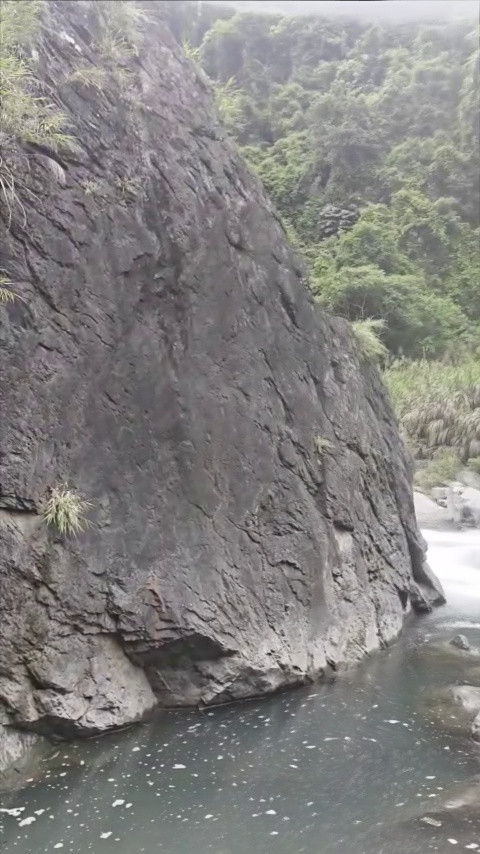
#> input picture clean_bg_panorama.jpg, 480 x 854 px, given in place of 6.mp4, which was not available
$ jupyter execute naive_threshold_ver_ephemeral.ipynb   (older library calls are emulated)   (text cells are left out)
#> lines starting #> are read from the running program, lines starting #| are printed output that depends on the picture; after the words box and inside, x2 and y2 are one past the last pixel; in counts of white or black regions, pixels touching at a corner belong together; pictures that were not available may be replaced by others from this repository, and a replacement may not be noted
[cell 1]
import cv2
import numpy as np
import matplotlib.pyplot as plt
import os
from tqdm import tqdm

# 設定 matplotlib 顯示大小
plt.rcParams['figure.figsize'] = [18, 12]

[cell 2]
def get_coarse_fog_mask(image_bgr,
                        patch_size=15,
                        thresh_var=0.015,
                        thresh_sat=0.1,
                        thresh_grad=0.15,
                        thresh_val=0.5):  # 🌟 新增明度閾值參數
    # 1. 影像預處理
    gray = cv2.cvtColor(image_bgr, cv2.COLOR_BGR2GRAY).astype(np.float32) / 255.0

    # 特徵一：對比度特徵 (Contrast)
    mean_of_sq = cv2.blur(gray**2, (patch_size, patch_size))
    sq_of_mean = cv2.blur(gray, (patch_size, patch_size))**2
    variance = np.clip(mean_of_sq - sq_of_mean, 0, None)
    mask_contrast = variance < thresh_var

    # 特徵二 & 新增的特徵四：飽和度 (Saturation) 與 明度 (Value)
    hsv = cv2.cvtColor(image_bgr, cv2.COLOR_BGR2HSV)
    sat = hsv[:, :, 1].astype(np.float32) / 255.0
    mask_sat = sat < thresh_sat

    val = hsv[:, :, 2].astype(np.float32) / 255.0
    mask_bright = val > thresh_val  # 🌟 新增：亮度必須大於閾值

    # 特徵三：梯度特徵 (Gradient)
    sobelx = cv2.Sobel(gray, cv2.CV_64F, 1, 0, ksize=3)
    sobely = cv2.Sobel(gray, cv2.CV_64F, 0, 1, ksize=3)
    grad_mag = np.sqrt(sobelx**2 + sobely**2)
    mask_grad = grad_mag < thresh_grad

    # 決策：投票機制 (符合兩項以上)
    votes = mask_contrast.astype(np.uint8) + \
            mask_sat.astype(np.uint8) + \
            mask_grad.astype(np.uint8)

    # 🌟 關鍵修改：得票數 >= 2，【且】亮度必須夠高
    coarse_mask = ((votes >= 2) & mask_bright).astype(np.uint8) * 255

    # 形態學操作去噪
    kernel = np.ones((5, 5), np.uint8)
    coarse_mask = cv2.morphologyEx(coarse_mask, cv2.MORPH_OPEN, kernel)
    coarse_mask = cv2.morphologyEx(coarse_mask, cv2.MORPH_CLOSE, kernel)

    # 🌟 更新 debug 字典，加入 brightness
    debug_masks = {
        'contrast': (mask_contrast.astype(np.uint8) * 255),
        'saturation': (mask_sat.astype(np.uint8) * 255),
        'gradient': (mask_grad.astype(np.uint8) * 255),
        'brightness': (mask_bright.astype(np.uint8) * 255), # <--- 這裡加進去
        'votes_map': (votes * 85).astype(np.uint8)
    }

    return coarse_mask, debug_masks

[cell 3]
def align_video_sequential(video_path, start_frame, end_frame):
#> called with video_path = './data/foggy_vid/6.mp4', start_frame = 0, end_frame = 0
    cap = cv2.VideoCapture(video_path)
    cap.set(cv2.CAP_PROP_POS_FRAMES, start_frame)

    ret, frame_prev = cap.read()
#> frame_prev is the input picture: shape (854, 480, 3); mean B, G, R 128.9, 130.4, 131.8
    if not ret: return None, None, None

    h, w = frame_prev.shape[:2]

    mask_prev, _ = get_coarse_fog_mask(frame_prev)
#> in get_coarse_fog_mask, `mean_of_sq = cv2.blur(gray**2, (patch_size, patch_size))`:
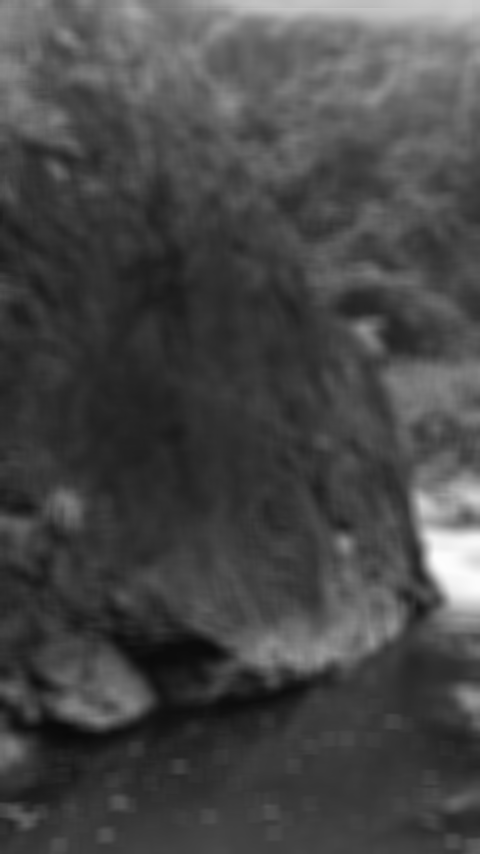
#> mean_of_sq: shape (854, 480) float32; min 0.0382, max 0.993, mean 0.281
#> in get_coarse_fog_mask, `mask_contrast = variance < thresh_var`:
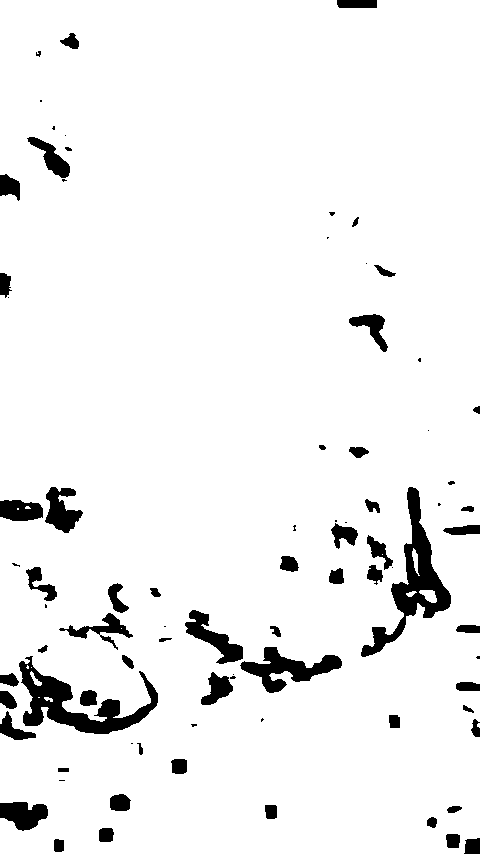
#> mask_contrast: shape (854, 480) bool; 94.3% white; 83 black regions (25 under 20 px), largest, box (x1, y1, x2, y2) and area: (361, 487, 451, 657) 3715, (19, 656, 158, 734) 3635, (240, 647, 342, 693) 1866
#> in get_coarse_fog_mask, `sobely = cv2.Sobel(gray, cv2.CV_64F, 0, 1, ksize=3)`:
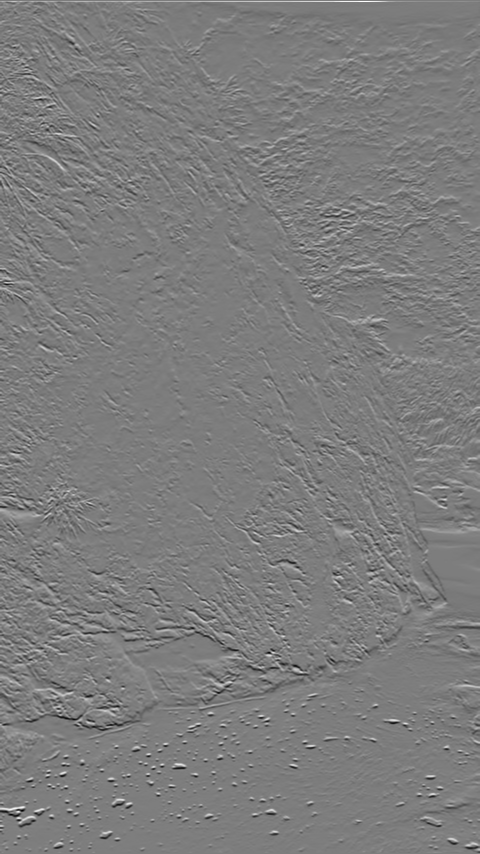
#> sobely: shape (854, 480) float64; min -2.39, max 2.48, mean -0.00175; drawn with min black and max white
#> in get_coarse_fog_mask, `grad_mag = np.sqrt(sobelx**2 + sobely**2)`:
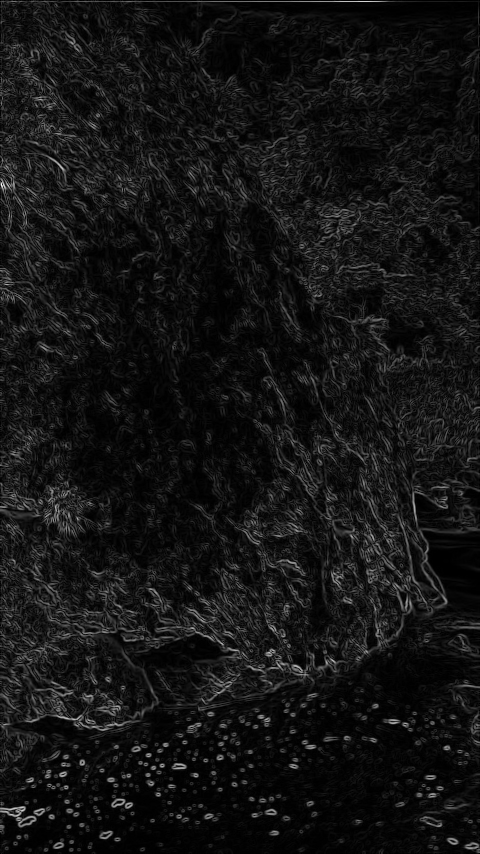
#> grad_mag: shape (854, 480) float64; min 0, max 2.96, mean 0.237; drawn with min black and max white
#> in get_coarse_fog_mask, `mask_grad = grad_mag < thresh_grad`:
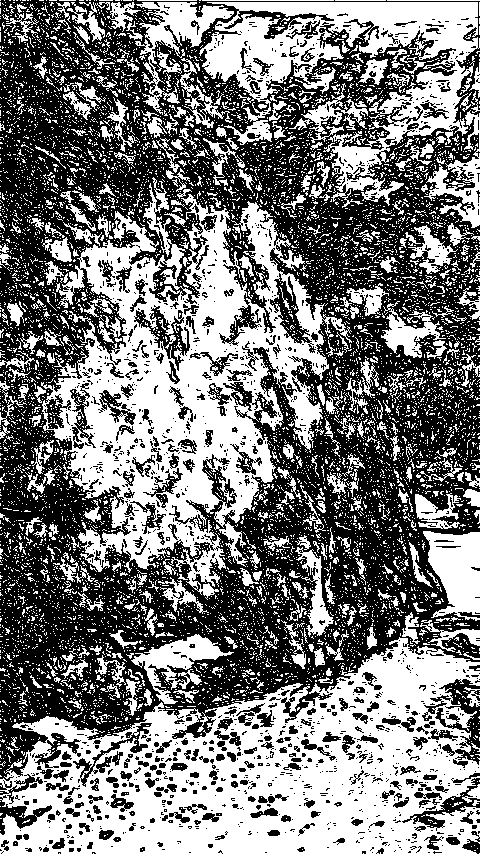
#> mask_grad: shape (854, 480) bool; 47.9% white; 8443 white regions (7984 under 20 px), largest, box (x1, y1, x2, y2) and area: (0, 637, 480, 854) 56832, (41, 177, 352, 600) 49620, (199, 2, 480, 208) 20019
#> in get_coarse_fog_mask, `votes = mask_contrast.astype(np.uint8) + \ mask_sat.astype(np.uint8) +..`:
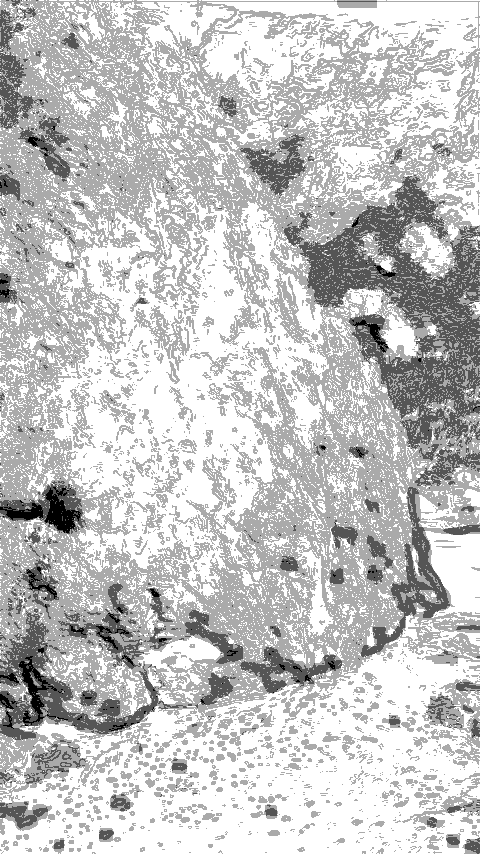
#> votes: shape (854, 480); min 0, max 3, mean 2.32; drawn with min black and max white
#> in get_coarse_fog_mask, `coarse_mask = cv2.morphologyEx(coarse_mask, cv2.MORPH_CLOSE, kernel)`:
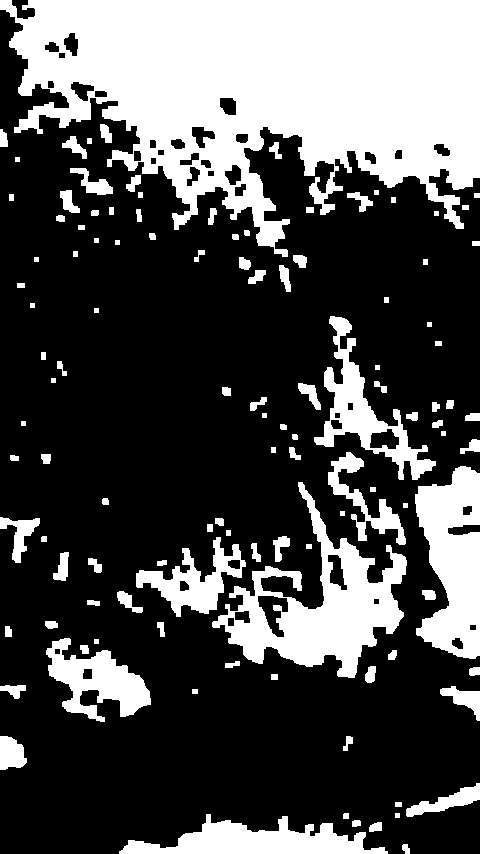
#> coarse_mask: shape (854, 480); 30.9% white; 115 white regions, largest, box (x1, y1, x2, y2) and area: (0, 0, 480, 257) 74091, (212, 482, 407, 678) 13103, (415, 466, 480, 659) 8714
    valid_mask_prev = cv2.bitwise_not(mask_prev)
    gray_prev = cv2.cvtColor(frame_prev, cv2.COLOR_BGR2GRAY)

    sift = cv2.SIFT_create()
    kp_prev, des_prev = sift.detectAndCompute(gray_prev, mask=valid_mask_prev)
#> kp_prev = 2883 keypoints; strongest (x, y, size): (22, 809, 2.6), (82, 762, 2.6), (296, 667, 3.1), (128, 805, 3)

    H_accumulated = np.eye(3, dtype=np.float32)
    raw_H_list = [H_accumulated.copy()]

    bf = cv2.BFMatcher()

    print(f"🔗 開始連鎖對齊 (純矩陣運算)：第 {start_frame} 到 {end_frame} 幀")
    for i in tqdm(range(start_frame + 1, end_frame + 1)):
        ret, frame_curr = cap.read()
        if not ret: break

        mask_curr, _ = get_coarse_fog_mask(frame_curr)
        valid_mask_curr = cv2.bitwise_not(mask_curr)
        gray_curr = cv2.cvtColor(frame_curr, cv2.COLOR_BGR2GRAY)
        kp_curr, des_curr = sift.detectAndCompute(gray_curr, mask=valid_mask_curr)

        matches = bf.knnMatch(des_curr, des_prev, k=2)
        good_matches = [m for m, n in matches if m.distance < 0.75 * n.distance]

        # 預設：假設這幀對齊失敗，沿用上一幀的累積矩陣
        H_curr_to_prev = None

        if len(good_matches) > 15: # 🌟 提高標準，原本是 10
            src_pts = np.float32([kp_curr[m.queryIdx].pt for m in good_matches]).reshape(-1, 1, 2)
            dst_pts = np.float32([kp_prev[m.trainIdx].pt for m in good_matches]).reshape(-1, 1, 2)

            # 使用更嚴格的 RANSAC 閾值
            affine_matrix, mask = cv2.estimateAffinePartial2D(src_pts, dst_pts, method=cv2.RANSAC, ransacReprojThreshold=3.0)

            # ==========================================
            # 🌟 核心防護網：檢查矩陣是否合理 (Sanity Check)
            # ==========================================
            if affine_matrix is not None:
                # 把算出來的 2x3 矩陣，補上底部變成 3x3 格式，讓後面的程式不用改
                H_temp = np.eye(3, dtype=np.float32)
                H_temp[0:2, :] = affine_matrix
            else:
                H_temp = None

            # === 下面的防護網依然保留，但條件可以稍微放寬 ===
            if H_temp is not None:
                # 檢查平移量 (tx, ty) 是否合理
                tx, ty = H_temp[0, 2], H_temp[1, 2]
                if abs(tx) > w * 0.5 or abs(ty) > h * 0.5:
                    print(f"⚠️ 第 {i} 幀：平移量過大 (tx={tx:.1f}, ty={ty:.1f})，拋棄矩陣。")
                    H_temp = None

            if H_temp is not None:
                H_curr_to_prev = H_temp

        if H_curr_to_prev is not None:
            H_accumulated = np.matmul(H_accumulated, H_curr_to_prev)
            kp_prev, des_prev = kp_curr, des_curr
        else:
            # 如果這幀對齊失敗 (特徵不夠或被防護網擋下)，我們就當作相機沒動 (沿用 H_accumulated)
            # 注意：這裡不更新 kp_prev，讓下一幀繼續嘗試與上一個成功的幀對齊！
            print(f"⚠️ 第 {i} 幀：特徵追蹤丟失，沿用上一個視角。")

        raw_H_list.append(H_accumulated.copy())
#> after the loop, H_accumulated = [[1, 0, 0], [0, 1, 0], [0, 0, 1]]; raw_H_list = [[[1, 0, 0], [0, 1, 0], [0, 0, 1]]]

    cap.release()

    # ==========================================
    # 階段 B：精確計算大畫布範圍 (加入畫布大小極限保護)
    # ==========================================
    print("📐 正在精確計算大畫布所需尺寸...")
    corners = np.float32([[0, 0], [w, 0], [w, h], [0, h]]).reshape(-1, 1, 2)
    all_corners = []

    for H in raw_H_list:
        transformed_corners = cv2.perspectiveTransform(corners, H)
        all_corners.append(transformed_corners)
#> this loop made 1 pass
#> (H, transformed_corners) on pass 1: ([[1, 0, 0], [0, 1, 0], [0, 0, 1]], [[0, 0], [480, 0], [480, 854], [0, 854]])
#> after the loop, all_corners = [[[0, 0], [480, 0], [480, 854], [0, 854]]]

    all_corners = np.concatenate(all_corners, axis=0)
#> all_corners = [[0, 0], [480, 0], [480, 854], [0, 854]]

    [x_min, y_min] = np.int32(all_corners.min(axis=0).ravel() - 0.5)
#> x_min = 0; y_min = 0
    [x_max, y_max] = np.int32(all_corners.max(axis=0).ravel() + 0.5)
#> x_max = 480; y_max = 854

    pano_w = x_max - x_min
#> pano_w = 480
    pano_h = y_max - y_min
#> pano_h = 854

    # 🌟 最終防線：如果算出來的畫布還是大得離譜 (大於原始寬度的 15 倍)，強制卡死
    if pano_w > w * 15 or pano_h > h * 15:
        print(f"🚨 嚴重警告：計算出的畫布過大 ({pano_w}x{pano_h})！強制縮減以防崩潰。")
        pano_w = min(pano_w, int(w * 15))
        pano_h = min(pano_h, int(h * 15))

        # 修正 x_min, y_min 防止越界
        x_min = max(x_min, -int(w * 7.5))
        y_min = max(y_min, -int(h * 7.5))

    T_offset = np.array([[1, 0, -x_min], [0, 1, -y_min], [0, 0, 1]], dtype=np.float32)
#> T_offset = [[1, 0, 0], [0, 1, 0], [0, 0, 1]]

    final_H_list = []
    for H in raw_H_list:
        final_H_list.append(np.matmul(T_offset, H))
#> this loop made 1 pass
#> H on pass 1: [[1, 0, 0], [0, 1, 0], [0, 0, 1]]
#> after the loop, final_H_list = [[[1, 0, 0], [0, 1, 0], [0, 0, 1]]]

    print(f"✅ 畫布計算完成！最佳尺寸為: {pano_w} x {pano_h}")
#| ✅ 畫布計算完成！最佳尺寸為: 480 x 854

    return final_H_list, pano_w, pano_h

[cell 4]
def process_dynamic_fusion(video_path, start_frame, H_list, pano_w, pano_h):
    cap = cv2.VideoCapture(video_path)

    # ==========================================
    # Pass 1: 智能背景提取 (只收集沒有霧的像素)
    # ==========================================
    print("🔍 Pass 1: 建立全域乾淨背景 (剔除霧霾干擾與邊界污染)...")

    pano_bg_sum = np.zeros((pano_h, pano_w, 3), dtype=np.float32)
    pano_weight = np.zeros((pano_h, pano_w, 1), dtype=np.float32)

    cap.set(cv2.CAP_PROP_POS_FRAMES, start_frame)
    for t in tqdm(range(len(H_list))):
        ret, frame = cap.read()
        if not ret: break

        # 1. 取得這幀哪裡有霧 (255=霧, 0=乾淨)
        fog_mask, _ = get_coarse_fog_mask(frame)

        # 2. 反轉遮罩，變成乾淨權重 (1.0=乾淨可以提取, 0.0=有霧不要提取)
        clean_mask = (255 - fog_mask).astype(np.float32) / 255.0

        # 3. 把它們變形到大畫布上 (這就是你剛才不小心刪除掉的 warped_frame!)
        H = H_list[t]
        warped_frame = cv2.warpPerspective(frame, H, (pano_w, pano_h)).astype(np.float32)
        warped_clean_mask = cv2.warpPerspective(clean_mask, H, (pano_w, pano_h))
        warped_clean_mask = np.expand_dims(warped_clean_mask, axis=-1)

        # 4. 找出有效像素的 2D 遮罩
        valid_mask_2d = np.any(warped_frame > 0, axis=-1).astype(np.uint8)

        # 5. 邊界向內侵蝕 (Erode) 3 次，徹底切除與黑色背景插值產生的污染邊緣
        kernel_erode = np.ones((5, 5), np.uint8)
        valid_mask_2d = cv2.erode(valid_mask_2d, kernel_erode, iterations=3)

        # 6. 轉回 3D 浮點數矩陣以利後續相乘
        valid_pixels = np.expand_dims(valid_mask_2d, axis=-1).astype(np.float32)

        # 🌟 核心：只有乾淨且非邊緣的像素才會被加進背景統計中！
        pano_bg_sum += warped_frame * warped_clean_mask * valid_pixels
        pano_weight += warped_clean_mask * valid_pixels

    # 計算平均值得到最終背景 (避免除以零)
    clean_bg_ref = np.zeros_like(pano_bg_sum)
    valid_bg = pano_weight > 0
    clean_bg_ref[valid_bg.repeat(3, axis=-1)] = (pano_bg_sum / (pano_weight + 1e-6))[valid_bg.repeat(3, axis=-1)]
    clean_bg_ref = np.clip(clean_bg_ref, 0, 255).astype(np.uint8)

    # 儲存這張完美去霧世界圖以供檢查
    cv2.imwrite('smart_clean_bg.jpg', clean_bg_ref)

    # ==========================================
    # Pass 2: 將背景拉回與原始影片融合
    # ==========================================
    print("🎨 Pass 2: 動態視野拉回與無縫融合...")
    final_dehazed_frames = []
    cap.set(cv2.CAP_PROP_POS_FRAMES, start_frame)

    prev_mask_float = None

    for t in tqdm(range(len(H_list))):
        ret, frame_raw = cap.read()
        if not ret: break

        raw_h, raw_w = frame_raw.shape[:2]

        ret_inv, H_inv = cv2.invert(H_list[t])
        if not ret_inv: H_inv = np.eye(3)

        # 從大背景中切出當前相機視野
        bg_at_current_view = cv2.warpPerspective(clean_bg_ref, H_inv, (raw_w, raw_h))

        mask_coarse, _ = get_coarse_fog_mask(frame_raw)

        # 遮罩大範圍高斯模糊 (消除斷層感)
        mask_float = cv2.GaussianBlur(mask_coarse.astype(np.float32)/255.0, (81, 81), 0)

        # 時序平滑 (讓水花/車輛誤判造成的閃爍變得平滑)
        if prev_mask_float is None:
            prev_mask_float = mask_float
        else:
            mask_float = 0.7 * prev_mask_float + 0.3 * mask_float
            prev_mask_float = mask_float

        mask_3c = np.stack([mask_float]*3, axis=-1)

        # 1. 找出拉回來的背景哪裡是有效的
        valid_bg_2d = np.any(bg_at_current_view > 0, axis=-1).astype(np.uint8)

        # 2. 邊界向內侵蝕，避免拉回來時產生的黑邊
        valid_bg_2d = cv2.erode(valid_bg_2d, kernel_erode, iterations=3)

        # 3. 邊緣羽化 (Feathering)：讓背景與當下視野的交界處漸層過渡
        valid_bg_float = cv2.GaussianBlur(valid_bg_2d.astype(np.float32), (41, 41), 0)
        valid_bg_mask = np.expand_dims(valid_bg_float, axis=-1)

        # 4. 最終遮罩組合：有霧的地方 + 有效且經過羽化的背景區域
        final_mask = mask_3c * valid_bg_mask

        # 最終混合！
        blended = frame_raw * (1.0 - final_mask) + bg_at_current_view * final_mask
        blended = np.clip(blended, 0, 255).astype(np.uint8)

        final_dehazed_frames.append(blended)

    cap.release()
    return final_dehazed_frames

[cell 5]
video_path = './data/foggy_vid/6.mp4'

# 自動取得影片總幀數
cap = cv2.VideoCapture(video_path)
total_frames = int(cap.get(cv2.CAP_PROP_FRAME_COUNT))
cap.release()

print(f"🎬 影片總幀數為: {total_frames}")

# 1. 取得矩陣 (超級快，不會佔用記憶體)
matrices, p_w, p_h = align_video_sequential(video_path, 0, total_frames - 1)
#> matrices = [[[1, 0, 0], [0, 1, 0], [0, 0, 1]]]; p_w = 480; p_h = 854

# 2. 兩階段提取與融合
dehazed_video = process_dynamic_fusion(video_path, 0, matrices, p_w, p_h)
#> the loop in process_dynamic_fusion, `for t in tqdm(range(len(H_list))):` made 1 pass
#> after the loop in process_dynamic_fusion, `for t in tqdm(range(len(H_list))):`:
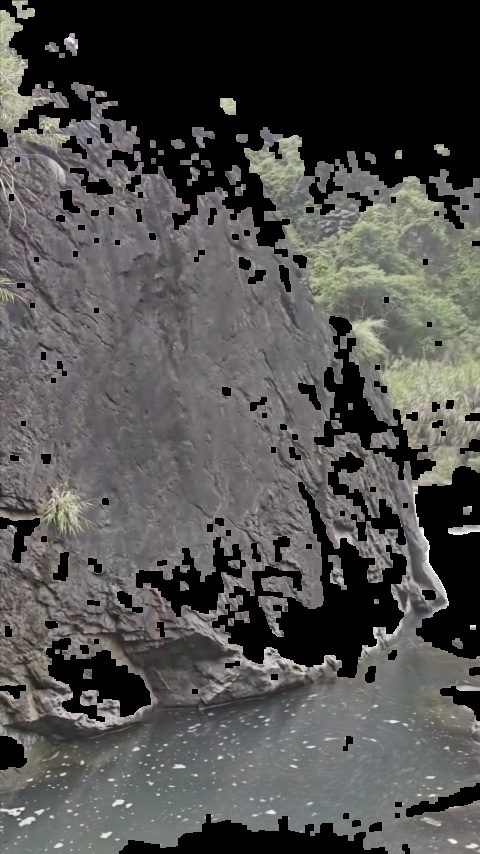
#> pano_bg_sum: shape (854, 480, 3) float32; mean of channels 0, 1, 2 78.7, 80.2, 81.2; drawn as B, G, R
#> the loop in process_dynamic_fusion, `for t in tqdm(range(len(H_list))):` made 1 pass
#> (raw_h, raw_w, ret_inv) on pass 1: (854, 480, 1)
#> pass 1, in process_dynamic_fusion, `mask_float = cv2.GaussianBlur(mask_coarse.astype(np.float32)/255.0, (8..`:
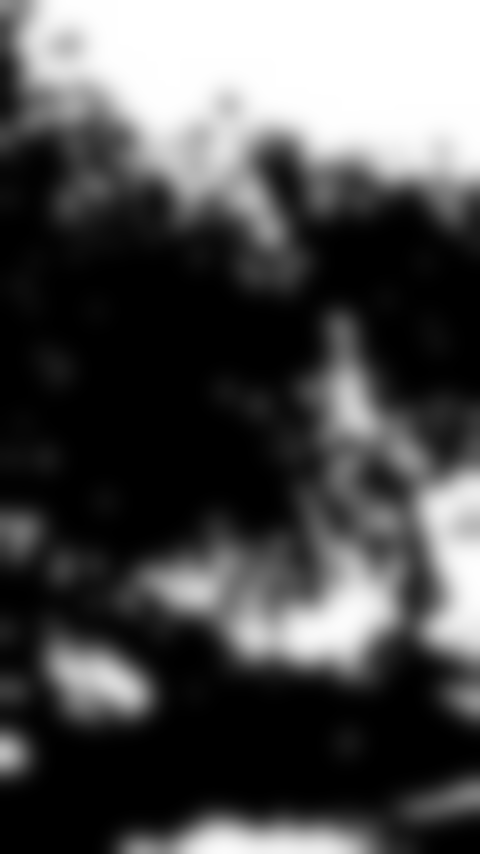
#> mask_float: shape (854, 480) float32; min 0, max 1, mean 0.309
#> pass 1, in process_dynamic_fusion, `valid_bg_float = cv2.GaussianBlur(valid_bg_2d.astype(np.float32), (41,..`:
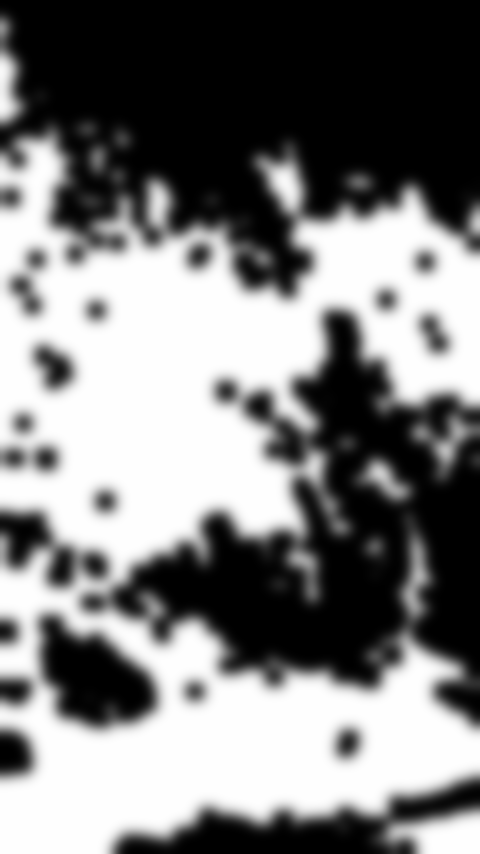
#> valid_bg_float: shape (854, 480) float32; min 0, max 1, mean 0.495
#> after the loop in process_dynamic_fusion, `for t in tqdm(range(len(H_list))):`: final_dehazed_frames = 1 item
#> dehazed_video = 1 item

# 3. 儲存
if dehazed_video:
    frame_h, frame_w = dehazed_video[0].shape[:2]
    out = cv2.VideoWriter('dehazed_output_smart.mp4', cv2.VideoWriter_fourcc(*'mp4v'), 30, (frame_w, frame_h))
    for f in dehazed_video: out.write(f)
#> this loop made 1 pass
    out.release()
    print("✅ 成功！影片已儲存。請同時查看資料夾下的 smart_clean_bg.jpg")
